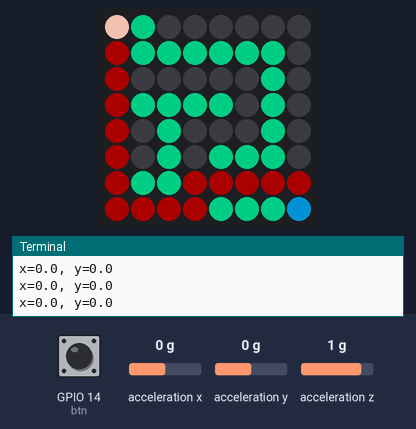
Bench run of a program on a simulated Raspberry Pi (BCM pin numbers) with a Sense HAT. Parts: the Sense HAT's 8×8 RGB LED matrix, the last lines printed to the terminal. Inputs (shaded band) come from the test bench; at power-on: acceleration y 0 g, GPIO 14 (btn) HIGH, acceleration x 0 g, acceleration z 1 g.

Above: at 1.2 s.
1.3 s: acceleration y set to 0.8 g
At 1.4 s:
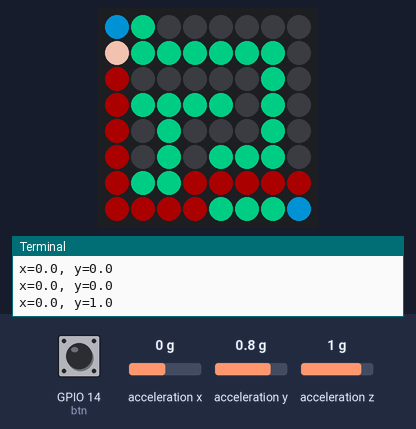
At 3.2 s:
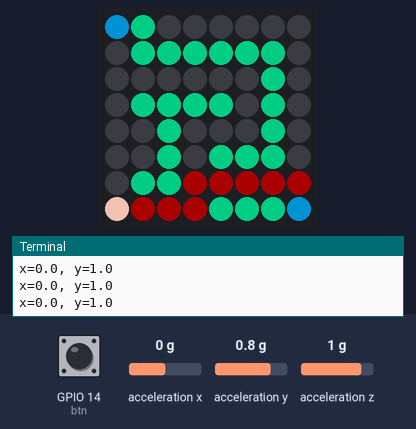
Timing chart, 0 to 4.7 s (numbered marks = the images above; inputs shaded):
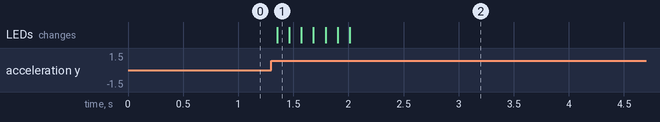

The program:

Day6_Code6.py
```python
from gpiozero import Button

from sense_hat import SenseHat
from signal import pause
from time import sleep
import copy

x = 0
y = 0
map_num = 0
sense = SenseHat()
btn = Button(14)

X = [0, 0, 0]
O = [4, 114, 77]
R = [52, 37, 47]

MAP = [
X, O, X, X, X, X, X, X,
X, O, O, O, O, O, O, X,
X, X, X, X, X, X, O, X,
X, O, O, O, O, X, O, X,
X, X, O, X, X, X, O, X,
X, X, O, X, O, O, O, X,
X, O, O, X, X, X, X, X,
X, X, X, X, O, O, O, X]

MAPS = []

diry = [1, 0, -1, 0]
dirx = [0, 1, 0, -1]

def DFS(now_MAP, now_y, now_x):
    if (now_y == 7 and now_x == 7):
        MAPS.append(copy.deepcopy(now_MAP))
        return
    if (now_y == y and now_x == x):
        now_MAP[now_y*8+now_x] = R
    for i in range(4):
        ny = now_y + diry[i]
        nx = now_x + dirx[i]
        if (ny < 0 or ny >= 8 or nx < 0 or nx >= 8):
            continue
        if (now_MAP[ny*8+nx] == O):
            continue
        if (now_MAP[ny*8+nx] == R):
            continue
        now_MAP[ny*8+nx] = R
        DFS(now_MAP, ny, nx)
        now_MAP[ny*8+nx] = X

def clamp(value, min_value=0, max_value=7):
    return min(max_value, max(min_value, value))

def def_map():
    global map_num
    if (map_num!=(len(MAPS)-1)):
        map_num = map_num+1
    else:
        map_num = 0
    map_num = min(len(MAPS), max(0, map_num))

def pushed_up():
    global y
    if (y != 0 and MAP[(y-1)*8+x] == X):
        y = clamp(y-1)

def pushed_down():
    global y
    if (y != 7 and MAP[(y+1)*8+x] == X):
        y = clamp(y+1)

def pushed_left():
    global x
    if (x != 0 and MAP[y*8+(x-1)] == X):
        x = clamp(x-1)

def pushed_right():
    global x
    if (x != 7 and MAP[y*8+(x+1)] == X):
        x = clamp(x+1)

def refresh():
    global MAPS, map_num
    MAPS = []
    tmp_MAP = copy.deepcopy(MAP)
    DFS(tmp_MAP, y, x)
    sense.clear()
    map_num = min(map_num, len(MAPS)-1)
    sense.set_pixels(MAPS[map_num])
    sense.set_pixel(0, 0, 6, 90, 130) # start
    sense.set_pixel(7, 7, 6, 90, 130) # end
    sense.set_pixel(x, y, 210, 171, 153)

while(True):
    acceleration = sense.get_accelerometer_raw()
    dx = acceleration['x']
    dy = acceleration['y']

    dx = round(dx, 0)
    dy = round(dy, 0)

    if (dx == 0 and dy == 1):
        pushed_down()
    elif (dx == 0 and dy == -1):
        pushed_up()
    elif (dx == -1 and dy == 0):
        pushed_left()
    elif (dx == 1 and dy == 0):
        pushed_right()
    elif (btn.is_pressed == True):
        def_map()

    print("x={0}, y={1}".format(dx, dy))

    refresh()
    sleep(0.1)
```

Measured:
- after the input at 1.3 s, the LEDs: change after 0.05 s (image 1)
